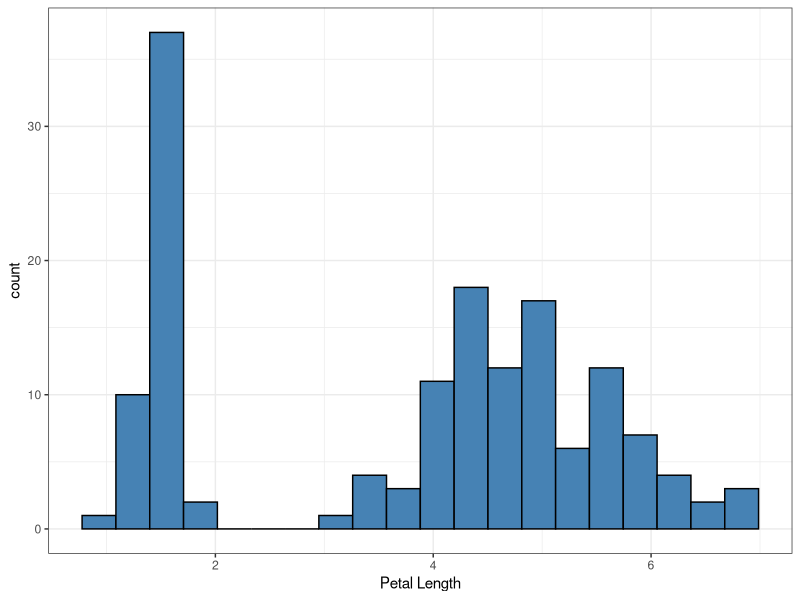
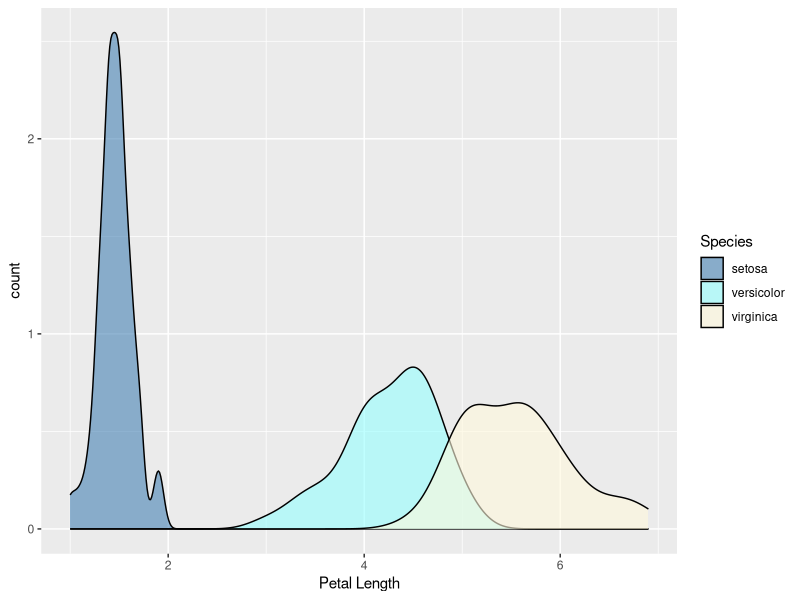
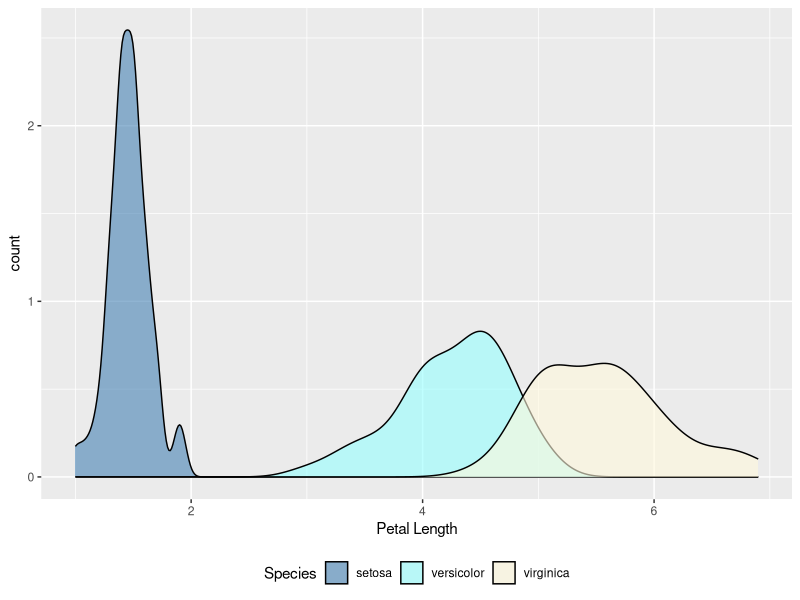
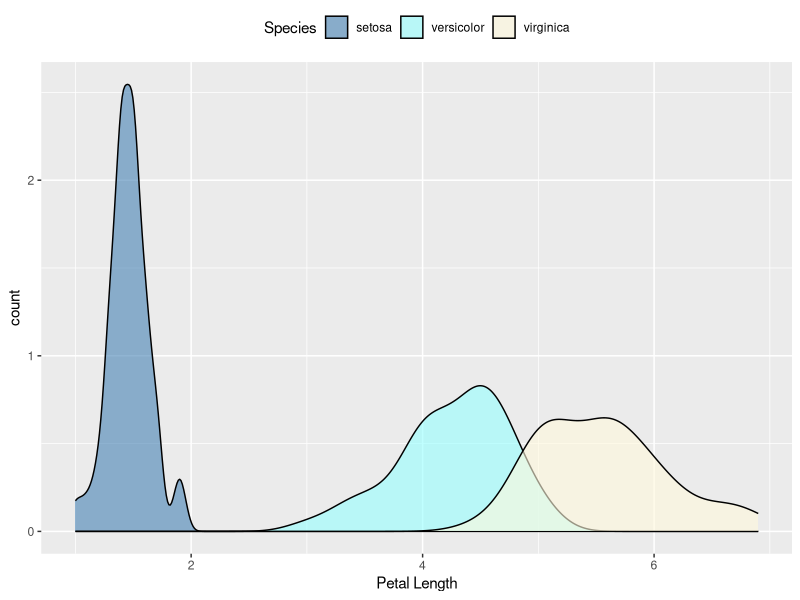
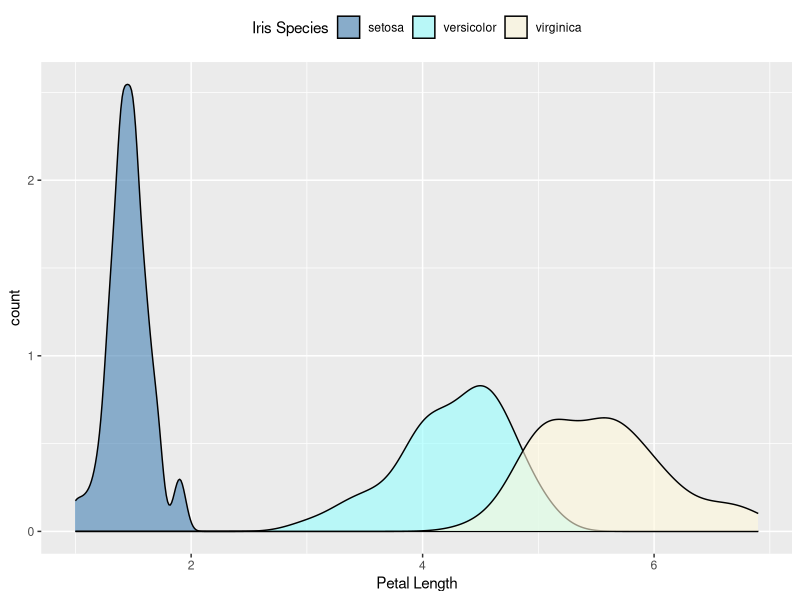
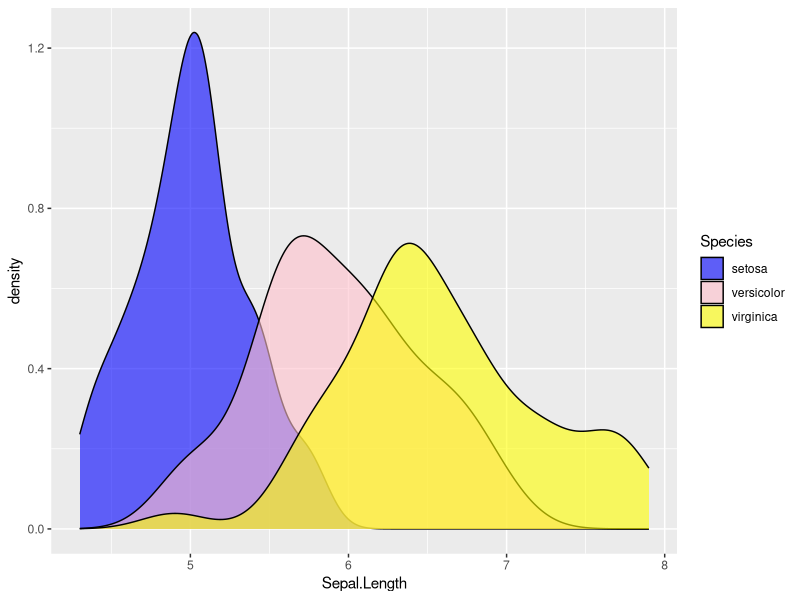
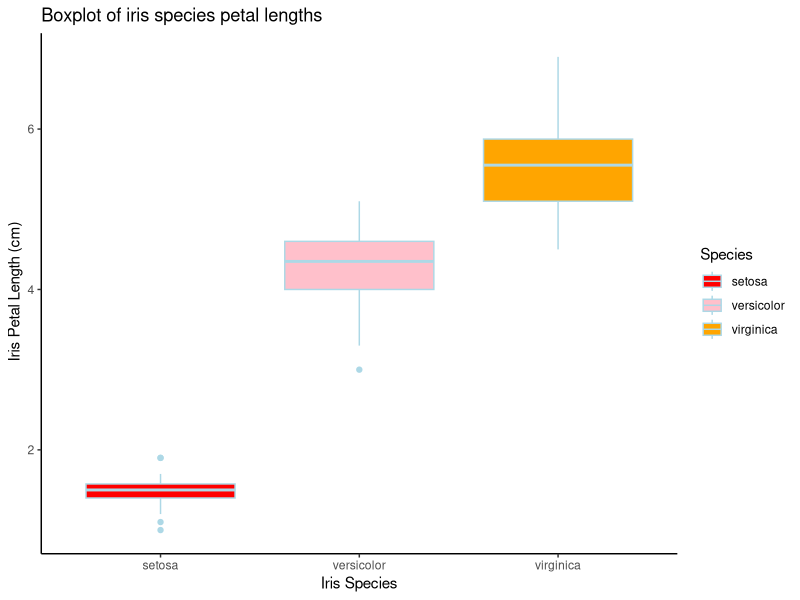
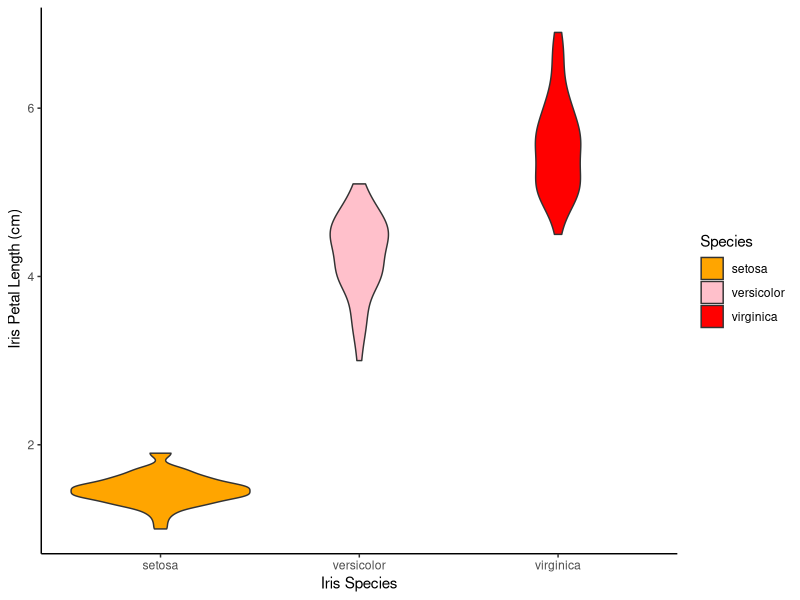

Write R code to recreate these figures, in order.
##########################################################################################
########################## INTRODUCTION TO ggplot2 #######################################
##########################################################################################

### Your name: Poonam Shah


# Load ggplot2 library
library(ggplot2)
# If you will be loading other optional libraries, do so on the next line(s). No other libraries are required for this lab/assignment.


############################################
############## Exercise Set 1 ##############
############################################


################
# Question 1.1 #
################

#things to do is color, fill, and bins/binwidth, clean labels, theme that is not the normal (use ggplot theme for more fun), then save as a png


ggplot(iris, aes(x=Petal.Length)) + 
geom_histogram(color="gray0", 
               fill="steelblue", 
               bins=20) + 
  theme_bw() + # it added the black and white graph
  labs(x="Petal Length") -> plot1 # make the plot into a value
print(plot1)
ggsave("My_first_histogram.png", plot1, height = 4, width = 6) # it will make the graph the into a png. This is how we will send the labs


############################################
############## Exercise Set 2 ##############
############################################


################
# Question 2.1 #
################

# the error in the code is they forgot to put "" around Species. The correct code is

#ggplot(iris, aes(x = Sepal.Length)) + 
  #geom_density(fill = "Species", alpha = 0.6) 


################
# Question 2.2 #
################

# The alpha is in the aes that is the error, is to add a ) after Species and deleted the extra ) at the end. 

#ggplot(iris, aes(x = Sepal.Length)) + geom_density(aes(fill = Species), alpha = 0.6)

################
# Question 2.3 #
################

ggplot(iris, aes(x = Petal.Length)) + 
  geom_density(aes(fill = Species), alpha = 0.6)+ labs(x="Petal Length", y="count") + 
  scale_fill_manual(values = c("steelblue", "darkslategray1", "cornsilk"))-> plot2
print(plot2)



################
# Question 2.4 #
################

# This is the first plot dealing with the theme legend positions on the bottom

ggplot(iris, aes(x = Petal.Length)) + 
  geom_density(aes(fill = Species), alpha = 0.6)+ labs(x="Petal Length", y="count") + theme(legend.position = "bottom") +
  scale_fill_manual(values = c("steelblue", "darkslategray1", "cornsilk"))-> plot3
print(plot3)



# This is the second plot dealing with theme legend positions on the top
ggplot(iris, aes(x = Petal.Length)) + 
  geom_density(aes(fill = Species), alpha = 0.6)+ labs(x="Petal Length", y="count") + theme(legend.position = "top") +
  scale_fill_manual(values = c("steelblue", "darkslategray1", "cornsilk"))-> plot4
print(plot4)



################
# Question 2.5 #
################

# It is adding the Legend title Iris Species
ggplot(iris, aes(x = Petal.Length)) + 
  geom_density(aes(fill = Species), alpha = 0.6)+ labs(x="Petal Length", y="count") + theme(legend.position = "top") +
  scale_fill_manual(name="Iris Species", values = c("steelblue", "darkslategray1", "cornsilk")) -> plot5

print(plot5)



################
# Question 2.6 #
################

# In the aes functions the say color. This means it is only going to show the outline of the graph. There is no direction to tell the graph to use blue, pink, and yellw. It is going to use the default. The way to fix the code is change color to fill.

ggplot(iris, aes(x = Sepal.Length)) + 
  geom_density(aes(fill = Species), alpha = 0.6) +
  scale_fill_manual(values = c("blue", "pink", "yellow")) -> plot6
print(plot6)



############################################
############## Exercise Set 3 ##############
############################################



################
# Question 3.1 #
################


ggplot(iris, aes(x=Species, y=Petal.Length)) +
  geom_boxplot(aes(fill=Species), #boxplot
               outlier.color ="lightblue", 
               #adds a lightblue color the outlier
               color="lightblue") + 
  labs(y=" Iris Petal Length (cm)",
       x="Iris Species", 
       title = "Boxplot of iris species petal lengths" ) + theme_classic() + #it will make the background white
  scale_fill_manual(values = c("red", "pink", "orange"))->plot7
print(plot7)



################
# Question 3.2 #
################

ggplot(iris, aes(x=Species, y=Petal.Length)) +
  geom_violin(aes(fill=Species)) + #violin plot
  labs(y=" Iris Petal Length (cm)",
       x="Iris Species") + theme_classic() +
  scale_fill_manual(values = c("orange", "pink","red" ))->plot8
print(plot8)



############################################
############## Exercise Set 4 ##############
############################################


################
# Question 4.1 #
################

#Color all points a single color that is not black
ggplot(iris, aes(x = Species, y = Sepal.Length)) + 
  geom_jitter(color="firebrick2") -> plot15

print(plot15)



################
# Question 4.2 #
################

# The btter size of the points wouls be the 2. The 0.1 size points is too small for the viewer. 

################
# Question 4.3 #
################

#Showing the default colors
ggplot(iris, aes(x = Species, y = Sepal.Length)) + 
  geom_jitter(aes(color=Species), size=2) -> plot10
print(plot10)



################
# Question 4.4 #
################

ggplot(iris, aes(x = Species, y = Sepal.Length)) +
  geom_jitter(aes(color=Species), size=2) + scale_color_manual(values = c("blueviolet", "darkolivegreen1","goldenrod2" )) -> plot11
print(plot11)



############################################
############## Exercise Set 5 ##############
############################################


################
# Question 5.1 #
################

#added color
ggplot(iris, aes(x = Sepal.Width, 
                 y = Sepal.Length, 
                 color=Species)) + 
  geom_point() + labs(x="Sepal Width", y= "Speal Length") +
  theme_classic() -> plot12
print(plot12)



################
# Question 5.2 #
################

#changed the shape, you don't need two aes
ggplot(iris, aes(x = Sepal.Width, 
                 y = Sepal.Length, 
                 color=Species, 
                 shape=Species)) + 
  geom_point() + labs(x="Sepal Width", y= "Speal Length") +
  theme_classic() -> plot13
print(plot13)



################
# Question 5.3 #
################

#Changed the size of the points
ggplot(iris, aes(x = Sepal.Width, 
                 y = Sepal.Length, 
                 color=Species, 
                 shape=Species)) + 
  geom_point(aes(size=Species)) + labs(x="Sepal Width", y= "Speal Length") +
  theme_classic()+ 
  #This is a manual to change the size of the points
  scale_size_manual(values = c(2,3,6)) -> plot14
print(plot14)




## As a COMMENT below, answer: 
#Which of the three scatterplots did you find most informative for viewing differences among species?
# The second scatterplots is easoer to read. The informative is clear. The changing of the points make it easier. 












